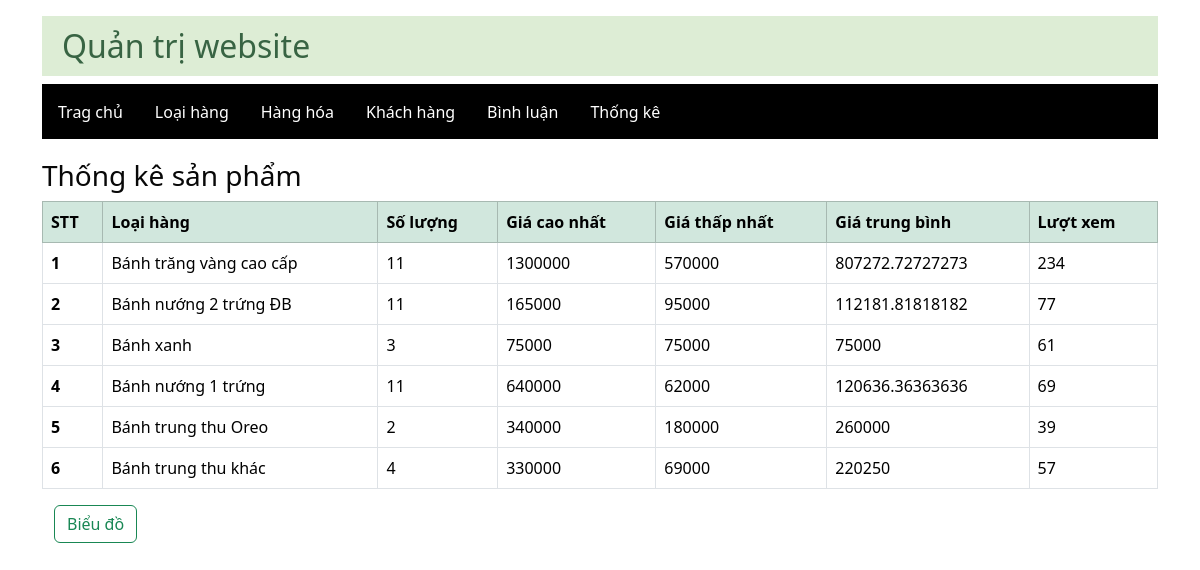
Page /admin/layout.php?action=tk on the committed database.
### tables this page shows
CREATE TABLE `categories` (
  `category_id` int(11) NOT NULL,
  `category_name` varchar(255) NOT NULL,
  `user_id` int(11) DEFAULT NULL
);

### dao/pdo.php (called while the page is built, shortened)
<?php
function pdo_get_connection(){
    $servername = "mysql:host=localhost;dbname=x-shop;charset=utf8";
    $username = "root";
    $password = "";
    try {
      $conn = new PDO($servername, $username, $password);
      $conn->setAttribute(PDO::ATTR_ERRMODE, PDO::ERRMODE_EXCEPTION);
      return $conn;
    } catch(PDOException $e) {
      echo "Lỗi kết nối: " . $e->getMessage();
    }
}
function pdo_query($sql){
    $sql_args = array_slice(func_get_args(), 1);
    try{
        $conn = pdo_get_connection();
        $stmt = $conn->prepare($sql);
        $stmt->execute($sql_args);
        $rows = $stmt->fetchAll();
        return $rows;
    }
    catch(PDOException $e){
        throw $e;
    }
    finally{
        unset($conn);
    }
}
?>

### dao/dao_statistical.php (called while the page is built, shortened)
<?php
    function product_statistics(){
        $sql = "SELECT categories.category_name as name_c,
                categories.category_id as id_c,
                count(products.product_id) as countP,
                sum(products.view) as total_views,
                min(products.price) as minP,
                max(products.price) as maxP,
                avg(products.price) as avgP";
        $sql .= " FROM products
                LEFT JOIN categories ON products.category_id = categories.category_id";
        $sql .= " GROUP BY categories.category_id
                ORDER BY categories.category_id";
        return pdo_query($sql);
    }
?>

### admin/tk/list.php (the view)
<h3>Thống kê sản phẩm</h3>
        <table class="table table-bordered">
            <thead class="table-success">
              <tr>
                <th scope="col">STT</th>
                <th scope="col">Loại hàng</th>
                <th scope="col">Số lượng</th>
                <th scope="col">Giá cao nhất</th>
                <th scope="col">Giá thấp nhất</th>
                <th scope="col">Giá trung bình</th>
                <th scope="col">Lượt xem</th>
              </tr>
            </thead>
            <tbody>
              <?php
                foreach ($list as $list_tk){
                  extract($list_tk);
              ?>
              <tr>
                <th scope="row"><?=$id_c?></th>
                <td><?=$name_c?></td>
                <td><?=$countP?></td>
                <td><?=$maxP?></td>
                <td><?=$minP?></td>
                <td><?=$avgP?></td>
                <td><?=$total_views?></td>
              </tr>
              <?php } ?>
            </tbody>
        </table>
        <div class="container mt-3">
            <a href="layout.php?action=chart" class="btn btn-outline-success">Biểu đồ</a>
        </div>

### admin/layout.php (style rules this page uses)
.container { width: 1300px; margin: auto; }
.container h3 { margin-top: 20px; color: #080808; }

### rows in the picture
categories: category_id "1", category_name "Bánh trăng vàng cao cấp", countP "11", maxP "1300000", minP "570000", avgP "807272.72727273", total_views "234"
categories: category_id "2", category_name "Bánh nướng 2 trứng ĐB", countP "11", maxP "165000", minP "95000", avgP "112181.81818182", total_views "77"
categories: category_id "3", category_name "Bánh xanh", countP "3", maxP "75000", minP "75000", avgP "75000", total_views "61"
categories: category_id "4", category_name "Bánh nướng 1 trứng", countP "11", maxP "640000", minP "62000", avgP "120636.36363636", total_views "69"
categories: category_id "5", category_name "Bánh trung thu Oreo", countP "2", maxP "340000", minP "180000", avgP "260000", total_views "39"
categories: category_id "6", category_name "Bánh trung thu khác", countP "4", maxP "330000", minP "69000", avgP "220250", total_views "57"
